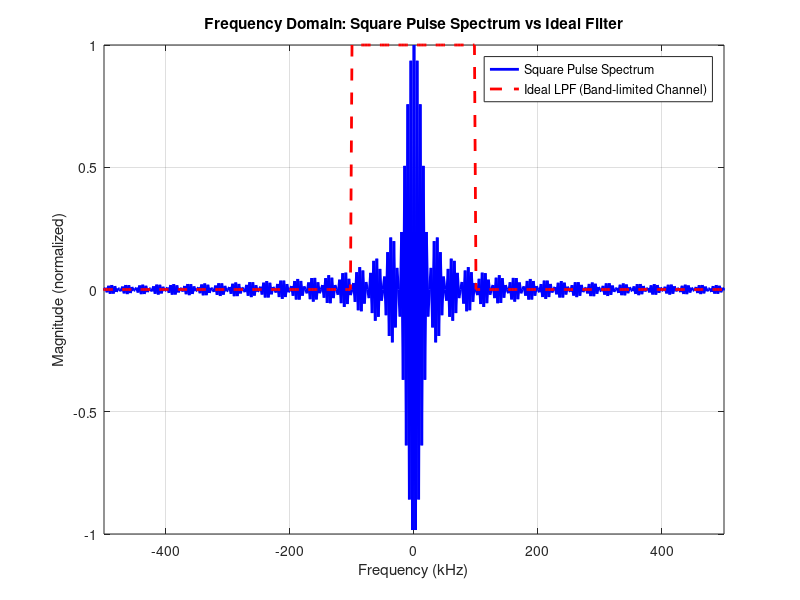

Write the MATLAB code that produced this figure. (Note: this script raises an error after producing the figure.)
%% Parameters
B = 100e3;                    % Channel bandwidth = 100 kHz
T = 2 / B;                    % Pulse duration = 20 us
Fs = 20 * B;                  % Sampling frequency = 2 MHz (oversampling)
dt = 1 / Fs;
t = -10*T:dt:10*T;              % Time vector, wide enough to contain full pulse
N = length(t);

%% message Square Pulse (duration T, centered at t = 0)  
width = 2*T ;
square_pulse = rectpuls(t, width); % from [40us to -40 us] in freq turn to sinc with nulls at 25 , 50 , 100 , .......
%% Frequency vector for plotting
f = linspace(-Fs/2, Fs/2, N);   % Frequency axis centered at 0 Hz

%% FFT of square pulse
X_f = fftshift(fft(square_pulse));         % Centered FFT
X_mag = (X_f) / max(abs(X_f));          % Normalize

%% Define Ideal Low-Pass Filter in Frequency Domain
thefilter = rectpuls(f,2*B);           % 1 in [-B, B], 0 elsewhere

%% Plot Both in Frequency Domain
figure;
plot(f/1e3, X_mag, 'b', 'LineWidth', 2); hold on;
plot(f/1e3, thefilter, 'r--', 'LineWidth', 2);
xlabel('Frequency (kHz)');
ylabel('Magnitude (normalized)');
title('Frequency Domain: Square Pulse Spectrum vs Ideal Filter');
legend('Square Pulse Spectrum', 'Ideal LPF (Band-limited Channel)');
xlim([-500 500]);  % Show ±500 kHz around 0
grid on;


Square_pulse_Freq = fftshift(fft(square_pulse));
Filtered_Freq = Square_pulse_Freq .* thefilter;
filtered_time = ifft(ifftshift(Filtered_Freq), 'symmetric');

figure;
plot(t*1e6, square_pulse, 'b', 'LineWidth', 1.5); hold on;
plot(t*1e6, filtered_time, 'r', 'LineWidth', 1.5);
xlabel('Time (\mus)'); ylabel('Amplitude');
legend('Original', 'Filtered');
title('Square Pulse Before and After Band-Limited Channel ');
grid on;


figure;
plot(f/1e3, abs(Square_pulse_Freq), 'b'); hold on;
plot(f/1e3, abs(Filtered_Freq), 'r');
xlabel('Frequency (kHz)'); ylabel('|Amplitude|');
legend('Original Spectrum', 'Filtered Spectrum');
title('Frequency Domain Before and After Filtering');
grid on;

pulse1 = rectpuls((t - T) ,T/2);  % First pulse at t = T
pulse2 = rectpuls((t - 3*T) , T/2); % Second pulse at t = 3T


% Frequency-domain filtering
P1_F = fftshift(fft(pulse1));
P1_Filt = P1_F .* thefilter;
pulse1_out = ifft(ifftshift(P1_Filt), 'symmetric');

P2_F = fftshift(fft(pulse2));
P2_Filt = P2_F .* thefilter;
pulse2_out = ifft(ifftshift(P2_Filt), 'symmetric');

figure;
plot(t*1e6, pulse1, 'b--', 'LineWidth', 1.2); hold on;
plot(t*1e6, pulse2, 'g--', 'LineWidth', 1.2);
xlabel('Time (\mus)'); ylabel('Amplitude');
legend('Pulse 1 (input)', 'Pulse 2 (input)');
title('Original Two Square Pulses Before Channel');
grid on;

figure;
plot(t*1e6, pulse1_out, 'b', 'LineWidth', 1.5); hold on;
plot(t*1e6, pulse2_out, 'g', 'LineWidth', 1.5);
xlabel('Time (\mus)'); ylabel('Amplitude');
legend('Pulse 1 (output)', 'Pulse 2 (output)');
title('3-Filtered Pulses After Band-Limited Channel');
grid on;
